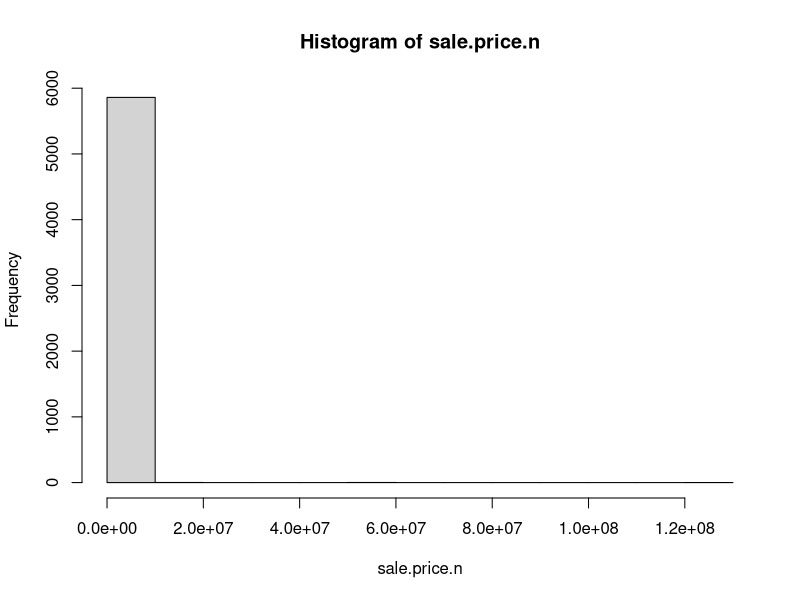
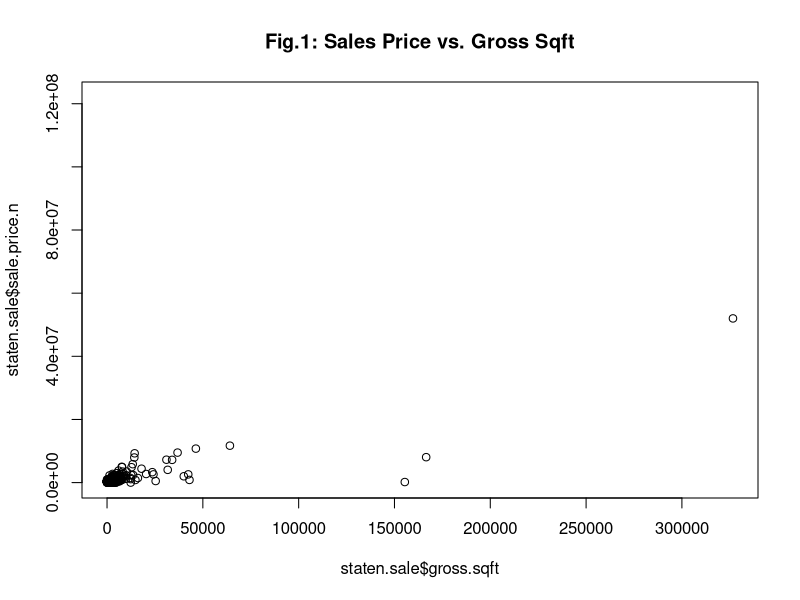
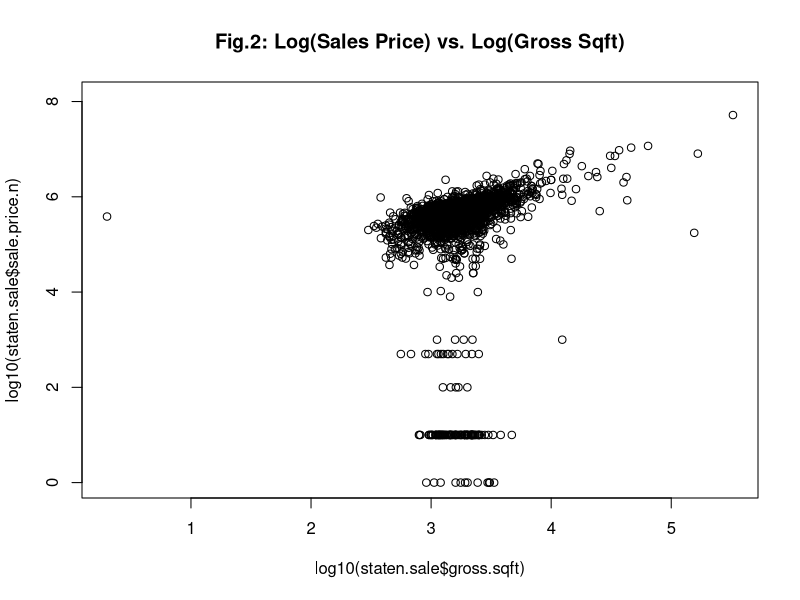
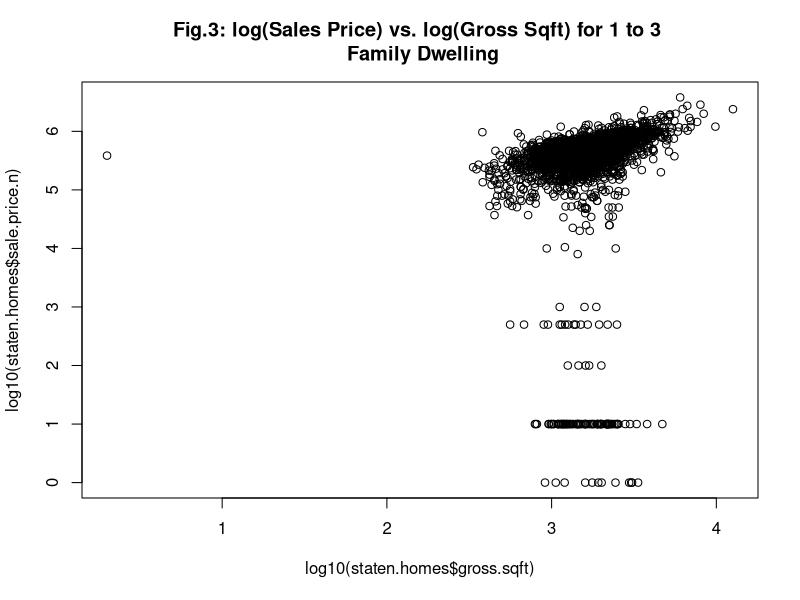
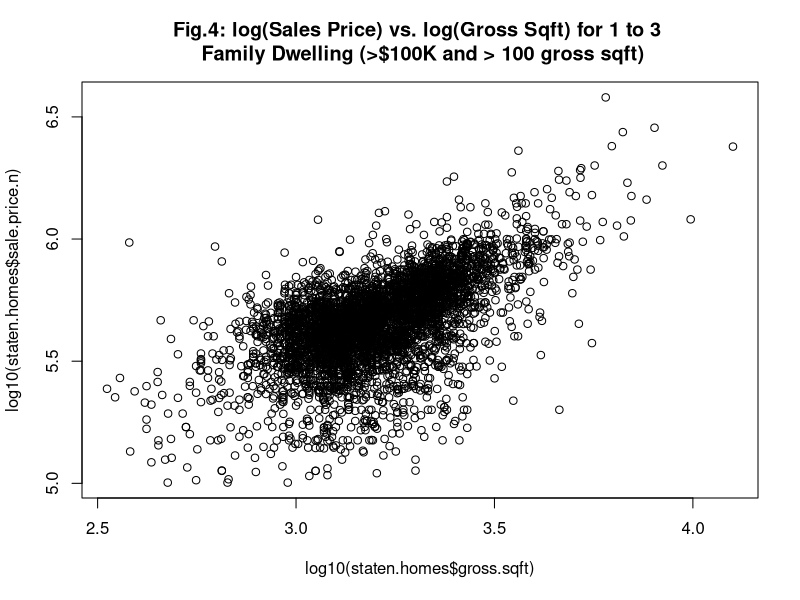
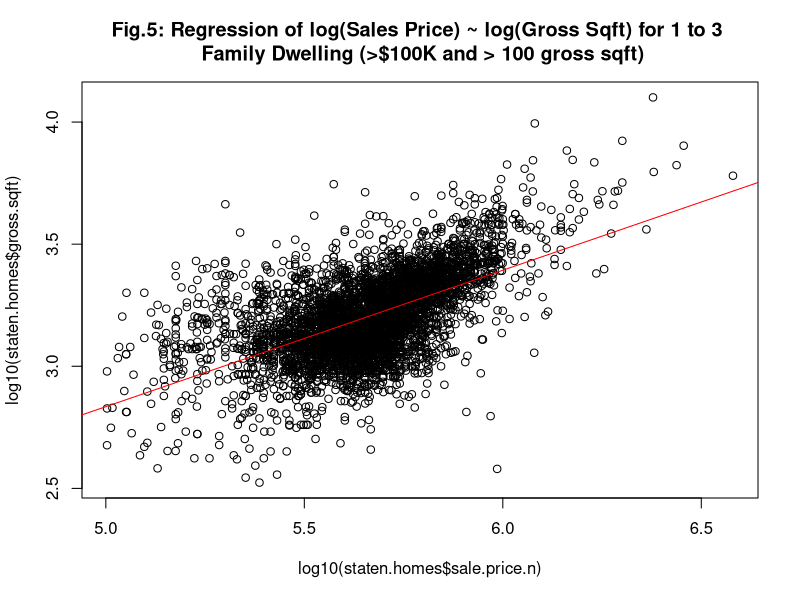

Write R code to recreate these figures, in order.
############################################
## Asha Mohan, Peter Kouvaris, Heidi Nguyen.
## MSDS 6306 
## Assignment Unit 6 
############################################

# use read.csv to import the cleaned data set
staten <- read.csv("./Data/clean_staten.csv")

## do a bit of exploration to make sure there's not anything
## weird going on with sale prices
attach(staten)
hist(sale.price.n) 
detach(staten)

## keep only the actual sales where price is not $0 
staten.sale <- staten[staten$sale.price.n!=0,]
plot(staten.sale$gross.sqft,staten.sale$sale.price.n,main="Fig.1: Sales Price vs. Gross Sqft")
plot(log10(staten.sale$gross.sqft),log10(staten.sale$sale.price.n),main="Fig.2: Log(Sales Price) vs. Log(Gross Sqft)")

## Look at 1-, 2-, and 3-family homes
staten.homes <- staten.sale[which(grepl("FAMILY",staten.sale$building.class.category)),]
## Number of 1-, 2-, and 3-family homes 
dim(staten.homes)
## Plot of sales price vs. land square footage.
plot(log10(staten.homes$gross.sqft),log10(staten.homes$sale.price.n),main="Fig.3: log(Sales Price) vs. log(Gross Sqft) for 1 to 3 \n Family Dwelling")
## Explore those homes with sale prices < 100000, which look like outliner.  
summary(staten.homes[which(staten.homes$sale.price.n<100000),])
## Explore homes with sqft < 100 ft
summary(staten.homes[which(staten.homes$gross.sqft<100),])


## remove outliers that seem like they weren't actual sales (WITH PRICE <= $100000 AND SQFT < 100)
staten.homes$outliers <- (log10(staten.homes$sale.price.n) <=5) + (log10(staten.homes$gross.sqft) <=2)
staten.homes <- staten.homes[which(staten.homes$outliers==0),]
plot(log10(staten.homes$gross.sqft),log10(staten.homes$sale.price.n),main="Fig.4: log(Sales Price) vs. log(Gross Sqft) for 1 to 3 \n Family Dwelling (>$100K and > 100 gross sqft)")

## summary of the data set after removing outliners. 
summary(staten.homes)

## It appears that there's a positive correlation between price and gross sqft
## larger homes sold for higher price. 
## correlation is r = 0.55870
cor(log10(staten.homes$gross.sqft),log10(staten.homes$sale.price.n))

## linear regression line of 
plot(log10(staten.homes$gross.sqft) ~ log10(staten.homes$sale.price.n), main="Fig.5: Regression of log(Sales Price) ~ log(Gross Sqft) for 1 to 3 \n Family Dwelling (>$100K and > 100 gross sqft)")
abline(lm(log10(staten.homes$gross.sqft) ~ log10(staten.homes$sale.price.n)), col="red")
